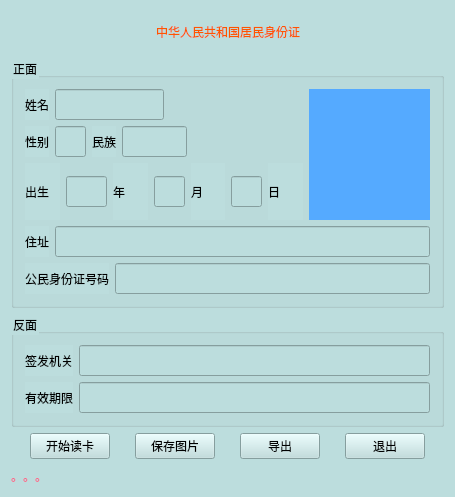
<?xml version="1.0" encoding="UTF-8"?>
<ui version="4.0">
 <class>IdCardDlgg</class>
 <widget class="QWidget" name="IdCardDlgg">
  <property name="geometry">
   <rect>
    <x>0</x>
    <y>0</y>
    <width>455</width>
    <height>480</height>
   </rect>
  </property>
  <property name="windowTitle">
   <string>IdCardDlgg</string>
  </property>
  <property name="styleSheet">
   <string notr="true">background-color: rgb(188,221,221);</string>
  </property>
  <layout class="QGridLayout" name="gridLayout_3">
   <item row="0" column="0">
    <layout class="QVBoxLayout" name="verticalLayout_2">
     <item>
      <layout class="QHBoxLayout" name="horizontalLayout_13">
       <item>
        <spacer name="horizontalSpacer_3">
         <property name="orientation">
          <enum>Qt::Horizontal</enum>
         </property>
         <property name="sizeHint" stdset="0">
          <size>
           <width>40</width>
           <height>20</height>
          </size>
         </property>
        </spacer>
       </item>
       <item>
        <widget class="QLabel" name="label">
         <property name="minimumSize">
          <size>
           <width>0</width>
           <height>41</height>
          </size>
         </property>
         <property name="styleSheet">
          <string notr="true">color: rgb(255, 85, 0);
font: 75 14pt &quot;Aharoni&quot;;</string>
         </property>
         <property name="text">
          <string>中华人民共和国居民身份证</string>
         </property>
        </widget>
       </item>
       <item>
        <spacer name="horizontalSpacer_4">
         <property name="orientation">
          <enum>Qt::Horizontal</enum>
         </property>
         <property name="sizeHint" stdset="0">
          <size>
           <width>40</width>
           <height>20</height>
          </size>
         </property>
        </spacer>
       </item>
      </layout>
     </item>
     <item>
      <widget class="QGroupBox" name="groupBox">
       <property name="title">
        <string>正面</string>
       </property>
       <layout class="QGridLayout" name="gridLayout">
        <item row="0" column="0">
         <layout class="QHBoxLayout" name="horizontalLayout_10">
          <item>
           <layout class="QVBoxLayout" name="verticalLayout">
            <item>
             <layout class="QHBoxLayout" name="horizontalLayout_8">
              <item>
               <layout class="QHBoxLayout" name="horizontalLayout">
                <item>
                 <widget class="QLabel" name="label_2">
                  <property name="text">
                   <string>姓名</string>
                  </property>
                 </widget>
                </item>
                <item>
                 <widget class="QLineEdit" name="lineEdit_name">
                  <property name="minimumSize">
                   <size>
                    <width>0</width>
                    <height>31</height>
                   </size>
                  </property>
                  <property name="maximumSize">
                   <size>
                    <width>16777215</width>
                    <height>31</height>
                   </size>
                  </property>
                 </widget>
                </item>
               </layout>
              </item>
              <item>
               <spacer name="horizontalSpacer">
                <property name="orientation">
                 <enum>Qt::Horizontal</enum>
                </property>
                <property name="sizeHint" stdset="0">
                 <size>
                  <width>40</width>
                  <height>20</height>
                 </size>
                </property>
               </spacer>
              </item>
             </layout>
            </item>
            <item>
             <layout class="QHBoxLayout" name="horizontalLayout_9">
              <item>
               <layout class="QHBoxLayout" name="horizontalLayout_7">
                <item>
                 <layout class="QHBoxLayout" name="horizontalLayout_2">
                  <item>
                   <widget class="QLabel" name="label_3">
                    <property name="text">
                     <string>性别</string>
                    </property>
                   </widget>
                  </item>
                  <item>
                   <widget class="QLineEdit" name="lineEdit_gender">
                    <property name="minimumSize">
                     <size>
                      <width>31</width>
                      <height>31</height>
                     </size>
                    </property>
                    <property name="maximumSize">
                     <size>
                      <width>31</width>
                      <height>31</height>
                     </size>
                    </property>
                   </widget>
                  </item>
                 </layout>
                </item>
                <item>
                 <layout class="QHBoxLayout" name="horizontalLayout_3">
                  <item>
                   <widget class="QLabel" name="label_4">
                    <property name="text">
                     <string>民族</string>
                    </property>
                   </widget>
                  </item>
                  <item>
                   <widget class="QLineEdit" name="lineEdit_nationality">
                    <property name="minimumSize">
                     <size>
                      <width>65</width>
                      <height>31</height>
                     </size>
                    </property>
                    <property name="maximumSize">
                     <size>
                      <width>65</width>
                      <height>31</height>
                     </size>
                    </property>
                   </widget>
                  </item>
                 </layout>
                </item>
               </layout>
              </item>
              <item>
               <spacer name="horizontalSpacer_2">
                <property name="orientation">
                 <enum>Qt::Horizontal</enum>
                </property>
                <property name="sizeHint" stdset="0">
                 <size>
                  <width>40</width>
                  <height>20</height>
                 </size>
                </property>
               </spacer>
              </item>
             </layout>
            </item>
            <item>
             <layout class="QHBoxLayout" name="horizontalLayout_4">
              <item>
               <widget class="QLabel" name="label_5">
                <property name="text">
                 <string>出生</string>
                </property>
               </widget>
              </item>
              <item>
               <widget class="QLineEdit" name="lineEdit_year">
                <property name="minimumSize">
                 <size>
                  <width>41</width>
                  <height>31</height>
                 </size>
                </property>
                <property name="maximumSize">
                 <size>
                  <width>41</width>
                  <height>31</height>
                 </size>
                </property>
               </widget>
              </item>
              <item>
               <widget class="QLabel" name="label_6">
                <property name="text">
                 <string>年</string>
                </property>
               </widget>
              </item>
              <item>
               <widget class="QLineEdit" name="lineEdit_month">
                <property name="minimumSize">
                 <size>
                  <width>31</width>
                  <height>31</height>
                 </size>
                </property>
                <property name="maximumSize">
                 <size>
                  <width>31</width>
                  <height>31</height>
                 </size>
                </property>
               </widget>
              </item>
              <item>
               <widget class="QLabel" name="label_7">
                <property name="text">
                 <string>月</string>
                </property>
               </widget>
              </item>
              <item>
               <widget class="QLineEdit" name="lineEdit_day">
                <property name="minimumSize">
                 <size>
                  <width>31</width>
                  <height>31</height>
                 </size>
                </property>
                <property name="maximumSize">
                 <size>
                  <width>31</width>
                  <height>31</height>
                 </size>
                </property>
               </widget>
              </item>
              <item>
               <widget class="QLabel" name="label_8">
                <property name="text">
                 <string>日</string>
                </property>
               </widget>
              </item>
             </layout>
            </item>
           </layout>
          </item>
          <item>
           <widget class="QLabel" name="label_11">
            <property name="minimumSize">
             <size>
              <width>121</width>
              <height>131</height>
             </size>
            </property>
            <property name="maximumSize">
             <size>
              <width>121</width>
              <height>131</height>
             </size>
            </property>
            <property name="styleSheet">
             <string notr="true">color: rgb(85, 170, 255);
background-color: rgb(85, 170, 255);</string>
            </property>
            <property name="text">
             <string/>
            </property>
           </widget>
          </item>
         </layout>
        </item>
        <item row="1" column="0">
         <layout class="QHBoxLayout" name="horizontalLayout_5">
          <item>
           <widget class="QLabel" name="label_9">
            <property name="text">
             <string>住址</string>
            </property>
           </widget>
          </item>
          <item>
           <widget class="QLineEdit" name="lineEdit_address">
            <property name="minimumSize">
             <size>
              <width>0</width>
              <height>31</height>
             </size>
            </property>
            <property name="maximumSize">
             <size>
              <width>16777215</width>
              <height>31</height>
             </size>
            </property>
           </widget>
          </item>
         </layout>
        </item>
        <item row="2" column="0">
         <layout class="QHBoxLayout" name="horizontalLayout_6">
          <item>
           <widget class="QLabel" name="label_10">
            <property name="text">
             <string>公民身份证号码</string>
            </property>
           </widget>
          </item>
          <item>
           <widget class="QLineEdit" name="lineEdit_idNumber">
            <property name="minimumSize">
             <size>
              <width>0</width>
              <height>31</height>
             </size>
            </property>
            <property name="maximumSize">
             <size>
              <width>16777215</width>
              <height>31</height>
             </size>
            </property>
           </widget>
          </item>
         </layout>
        </item>
       </layout>
      </widget>
     </item>
     <item>
      <widget class="QGroupBox" name="groupBox_2">
       <property name="title">
        <string>反面</string>
       </property>
       <layout class="QGridLayout" name="gridLayout_2">
        <item row="0" column="0">
         <layout class="QHBoxLayout" name="horizontalLayout_11">
          <item>
           <widget class="QLabel" name="label_12">
            <property name="text">
             <string>签发机关</string>
            </property>
           </widget>
          </item>
          <item>
           <widget class="QLineEdit" name="lineEdit_visaOffice">
            <property name="minimumSize">
             <size>
              <width>0</width>
              <height>31</height>
             </size>
            </property>
            <property name="maximumSize">
             <size>
              <width>16777215</width>
              <height>31</height>
             </size>
            </property>
           </widget>
          </item>
         </layout>
        </item>
        <item row="1" column="0">
         <layout class="QHBoxLayout" name="horizontalLayout_12">
          <item>
           <widget class="QLabel" name="label_13">
            <property name="text">
             <string>有效期限</string>
            </property>
           </widget>
          </item>
          <item>
           <widget class="QLineEdit" name="lineEdit_validPeriod">
            <property name="minimumSize">
             <size>
              <width>0</width>
              <height>31</height>
             </size>
            </property>
            <property name="maximumSize">
             <size>
              <width>16777215</width>
              <height>31</height>
             </size>
            </property>
           </widget>
          </item>
         </layout>
        </item>
       </layout>
      </widget>
     </item>
     <item>
      <layout class="QHBoxLayout" name="horizontalLayout_14">
       <item>
        <spacer name="horizontalSpacer_5">
         <property name="orientation">
          <enum>Qt::Horizontal</enum>
         </property>
         <property name="sizeHint" stdset="0">
          <size>
           <width>40</width>
           <height>20</height>
          </size>
         </property>
        </spacer>
       </item>
       <item>
        <widget class="QPushButton" name="pushButton_readCard">
         <property name="text">
          <string>开始读卡</string>
         </property>
        </widget>
       </item>
       <item>
        <spacer name="horizontalSpacer_6">
         <property name="orientation">
          <enum>Qt::Horizontal</enum>
         </property>
         <property name="sizeHint" stdset="0">
          <size>
           <width>40</width>
           <height>20</height>
          </size>
         </property>
        </spacer>
       </item>
       <item>
        <widget class="QPushButton" name="pushButton_saveImg">
         <property name="text">
          <string>保存图片</string>
         </property>
        </widget>
       </item>
       <item>
        <spacer name="horizontalSpacer_7">
         <property name="orientation">
          <enum>Qt::Horizontal</enum>
         </property>
         <property name="sizeHint" stdset="0">
          <size>
           <width>40</width>
           <height>20</height>
          </size>
         </property>
        </spacer>
       </item>
       <item>
        <widget class="QPushButton" name="pushButton_export">
         <property name="text">
          <string>导出</string>
         </property>
        </widget>
       </item>
       <item>
        <spacer name="horizontalSpacer_8">
         <property name="orientation">
          <enum>Qt::Horizontal</enum>
         </property>
         <property name="sizeHint" stdset="0">
          <size>
           <width>40</width>
           <height>20</height>
          </size>
         </property>
        </spacer>
       </item>
       <item>
        <widget class="QPushButton" name="pushButton_exit">
         <property name="text">
          <string>退出</string>
         </property>
        </widget>
       </item>
       <item>
        <spacer name="horizontalSpacer_9">
         <property name="orientation">
          <enum>Qt::Horizontal</enum>
         </property>
         <property name="sizeHint" stdset="0">
          <size>
           <width>40</width>
           <height>20</height>
          </size>
         </property>
        </spacer>
       </item>
      </layout>
     </item>
     <item>
      <widget class="QLabel" name="label_14">
       <property name="minimumSize">
        <size>
         <width>0</width>
         <height>21</height>
        </size>
       </property>
       <property name="maximumSize">
        <size>
         <width>16777215</width>
         <height>21</height>
        </size>
       </property>
       <property name="styleSheet">
        <string notr="true">color: rgb(255, 85, 127);</string>
       </property>
       <property name="text">
        <string>。。。</string>
       </property>
      </widget>
     </item>
    </layout>
   </item>
  </layout>
  <zorder>label_12</zorder>
  <zorder>label_11</zorder>
  <zorder>label_10</zorder>
  <zorder>m_IDCardAge_Y</zorder>
  <zorder>m_IDCardAge_M</zorder>
  <zorder>m_IDCardAge_D</zorder>
  <zorder>label</zorder>
  <zorder>groupBox</zorder>
  <zorder>groupBox_2</zorder>
  <zorder>label_14</zorder>
  <zorder>pushButton_readCard</zorder>
  <zorder>pushButton_saveImg</zorder>
  <zorder>pushButton_export</zorder>
  <zorder>pushButton_exit</zorder>
  <zorder>horizontalSpacer_3</zorder>
  <zorder>horizontalSpacer_4</zorder>
  <zorder>horizontalSpacer_5</zorder>
  <zorder>horizontalSpacer_6</zorder>
  <zorder>horizontalSpacer_7</zorder>
  <zorder>horizontalSpacer_8</zorder>
  <zorder>horizontalSpacer_9</zorder>
 </widget>
 <layoutdefault spacing="6" margin="11"/>
 <resources/>
 <connections/>
</ui>
